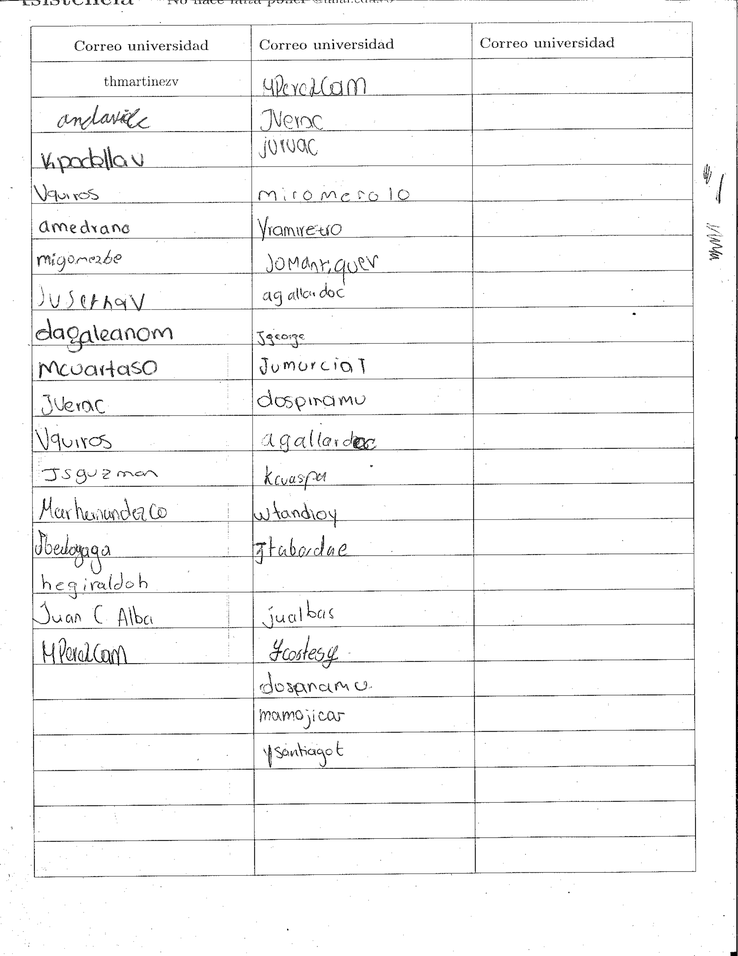
#> input picture Research/PaddleOCR/procesamientoImagen/Dato1.png, 738 x 956 px, shrunk from 2550 x 3301 before the run
$ python preprocessImagenPipeLine.py
#> lines starting #> are read from the running program, lines starting #| are printed output that depends on the picture; after the words box and inside, x2 and y2 are one past the last pixel; in counts of white or black regions, pixels touching at a corner belong together
"""
preprocessImagenPipeLine.py

"""

import cv2
import numpy as np
import matplotlib.pyplot as plt

def preprocess_for_ocr(image_path):
    """
    Aplica un pipeline de pre-procesamiento a una imagen para mejorar el rendimiento del OCR.
    """
#> called with image_path = 'Dato1.png'
    # 1. Cargar la imagen
    image = cv2.imread(image_path)
#> image is the input picture: shape (956, 738, 3); min 0, max 255, mean 246.1
    if image is None:
        print(f"Error: No se pudo cargar la imagen en {image_path}")
        return None

    # 2. Convertir a escala de grises
    gray = cv2.cvtColor(image, cv2.COLOR_BGR2GRAY)

    # 3. Binarización Adaptativa: Es el paso más importante para limpiar el fondo.
    #    - ADAPTIVE_THRESH_GAUSSIAN_C: El método de umbral.
    #    - THRESH_BINARY_INV: Invierte el resultado (texto en blanco, fondo en negro). Lo haremos así para facilitar la eliminación de líneas.
    #    - Block Size (e.g., 15): El tamaño del vecindario para calcular el umbral. Debe ser un número impar.
    #    - C (e.g., 11): Una constante que se resta de la media.
    binary_inv = cv2.adaptiveThreshold(
        gray,
        maxValue=255,
        adaptiveMethod=cv2.ADAPTIVE_THRESH_GAUSSIAN_C,
        thresholdType=cv2.THRESH_BINARY_INV,
        blockSize=15, # Ajustar según el tamaño del texto
        C=11         # Ajustar para afinar la detección
    )
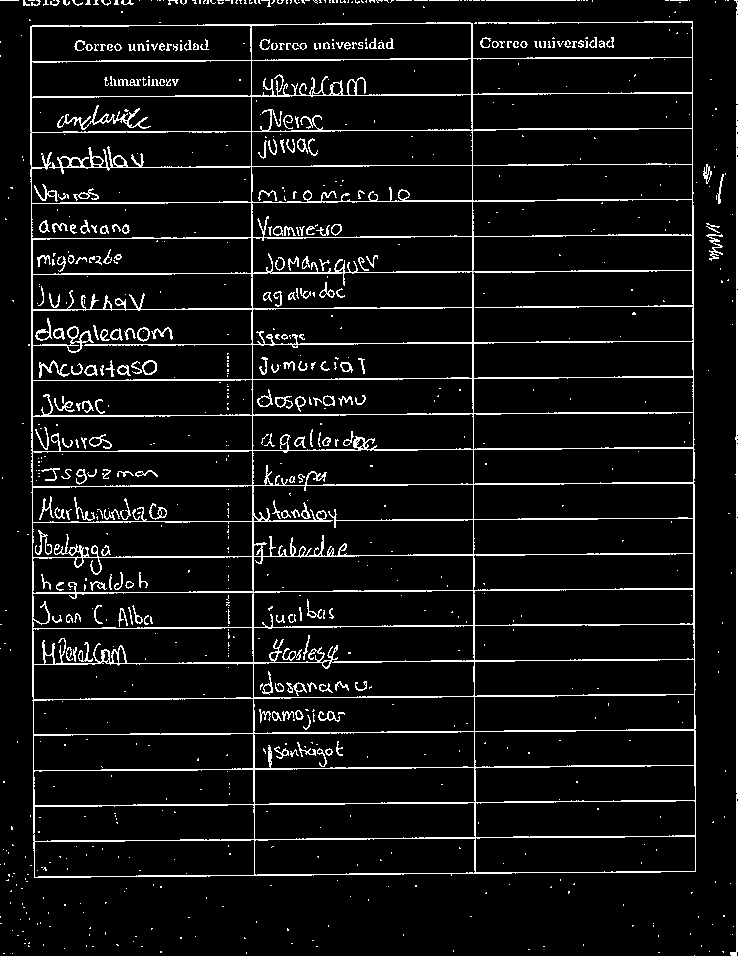
#> binary_inv: shape (956, 738); 7.2% white in thin lines or dots

    # 4. Eliminación de líneas de la tabla (Paso Avanzado pero muy útil)
    # Crear una copia para no modificar la imagen binarizada original
    no_lines = binary_inv.copy()

    # --- Eliminar líneas horizontales ---
    horizontal_kernel = cv2.getStructuringElement(cv2.MORPH_RECT, (25, 1)) # Kernel para detectar líneas horizontales
    detected_lines = cv2.morphologyEx(binary_inv, cv2.MORPH_OPEN, horizontal_kernel, iterations=2)
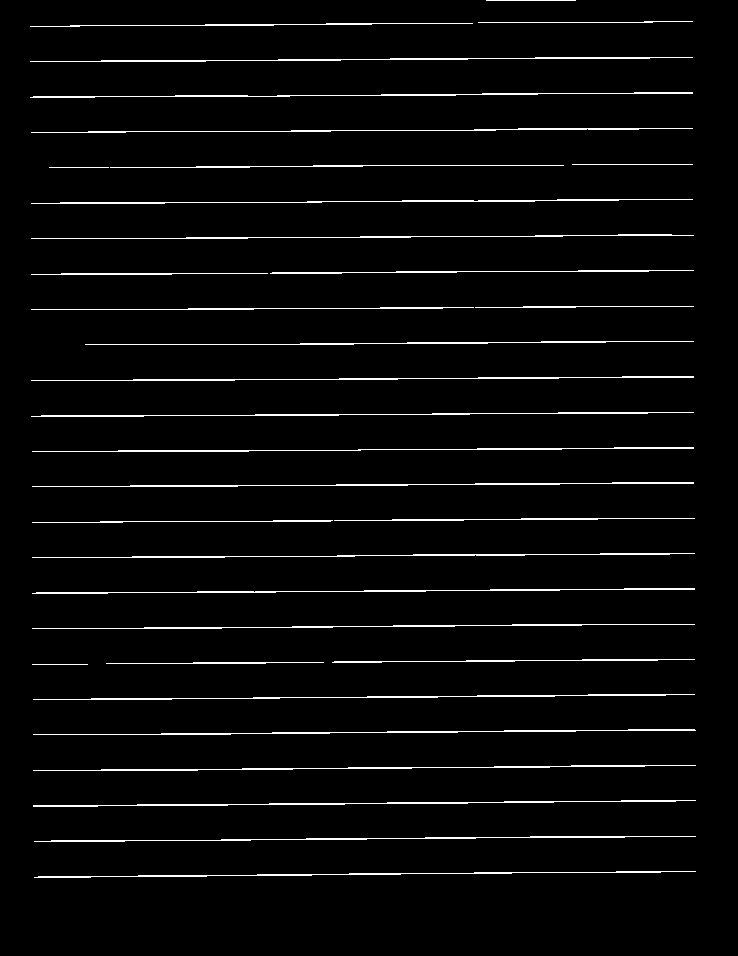
#> detected_lines: shape (956, 738); 3.3% white in thin lines or dots, all inside (x1, y1, x2, y2) = (30, 0, 696, 878)

    # Dilatar las líneas detectadas para asegurarse de que se borren por completo
    cnts = cv2.findContours(detected_lines, cv2.RETR_EXTERNAL, cv2.CHAIN_APPROX_SIMPLE)
#> cnts = 34 contours, 5 with area under 20; largest, box (x1, y1, x2, y2) and area: (33, 800, 696, 807) 418, (30, 57, 693, 62) 361, (32, 588, 695, 594) 352, (32, 482, 694, 487) 346, (33, 765, 696, 771) 342
    cnts = cnts[0] if len(cnts) == 2 else cnts[1]
    for c in cnts:
        cv2.drawContours(no_lines, [c], -1, (0,0,0), 3) # "Pintar" de negro sobre las líneas (recuerda que está invertida)
#> this loop made 34 passes
#> c on passes 7, 26, 28, 34: [[32, 664], [87, 664]], [[49, 167], [108, 167]], [[572, 164], [692, 164]], [[486, 0], [575, 0]]
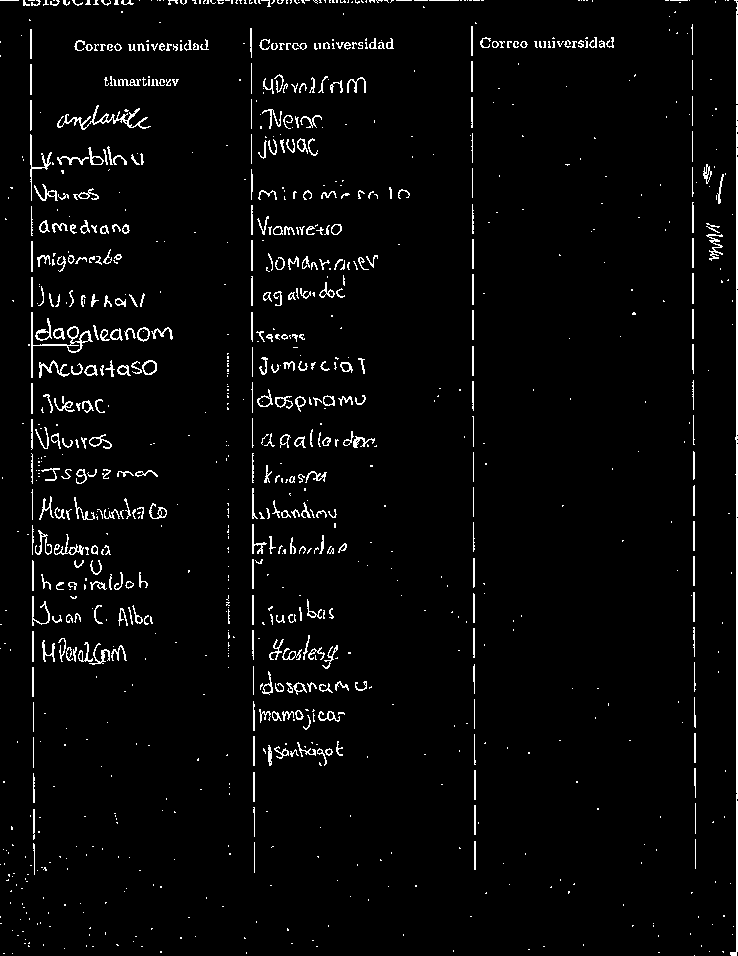
#> no_lines: shape (956, 738); 3.4% white in thin lines or dots

    # --- Eliminar líneas verticales ---
    vertical_kernel = cv2.getStructuringElement(cv2.MORPH_RECT, (1, 25)) # Kernel para detectar líneas verticales
#> vertical_kernel = 25 values from 1 to 1
    detected_lines = cv2.morphologyEx(binary_inv, cv2.MORPH_OPEN, vertical_kernel, iterations=2)
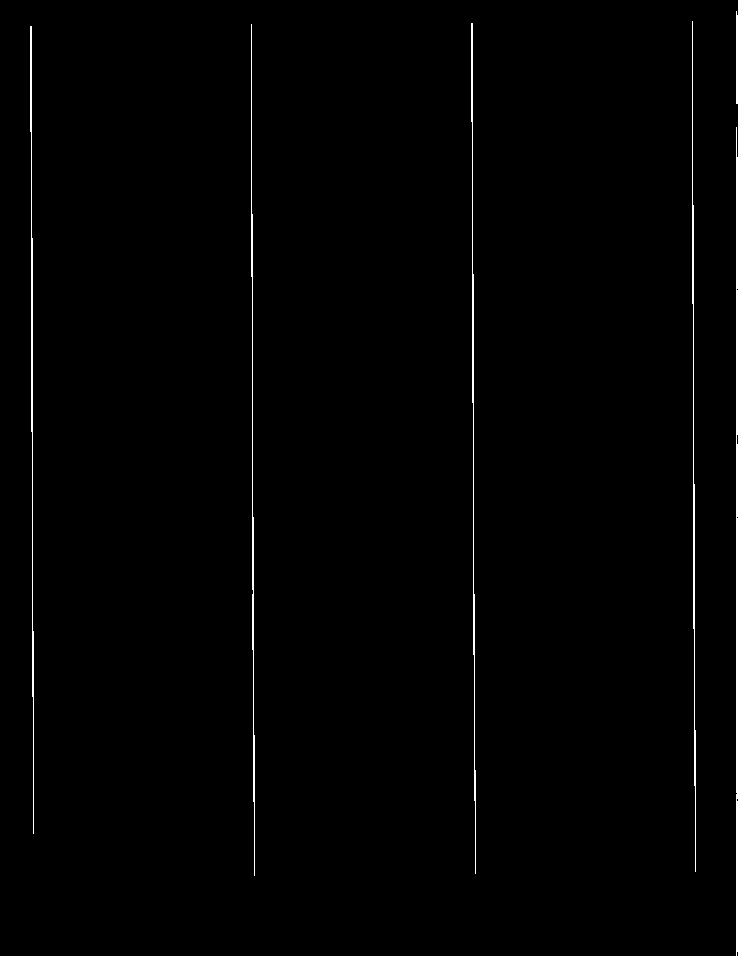
#> detected_lines: shape (956, 738); 0.91% white in thin lines or dots

    cnts = cv2.findContours(detected_lines, cv2.RETR_EXTERNAL, cv2.CHAIN_APPROX_SIMPLE)
#> cnts = 6 contours; box (x1, y1, x2, y2) and area: (736, 127, 738, 956) 781, (30, 26, 34, 834) 366, (471, 23, 476, 874) 320, (692, 21, 696, 872) 300, (251, 24, 255, 876) 259, (736, 11, 738, 104) 88
    cnts = cnts[0] if len(cnts) == 2 else cnts[1]
    for c in cnts:
        cv2.drawContours(no_lines, [c], -1, (0,0,0), 3)
#> this loop made 6 passes
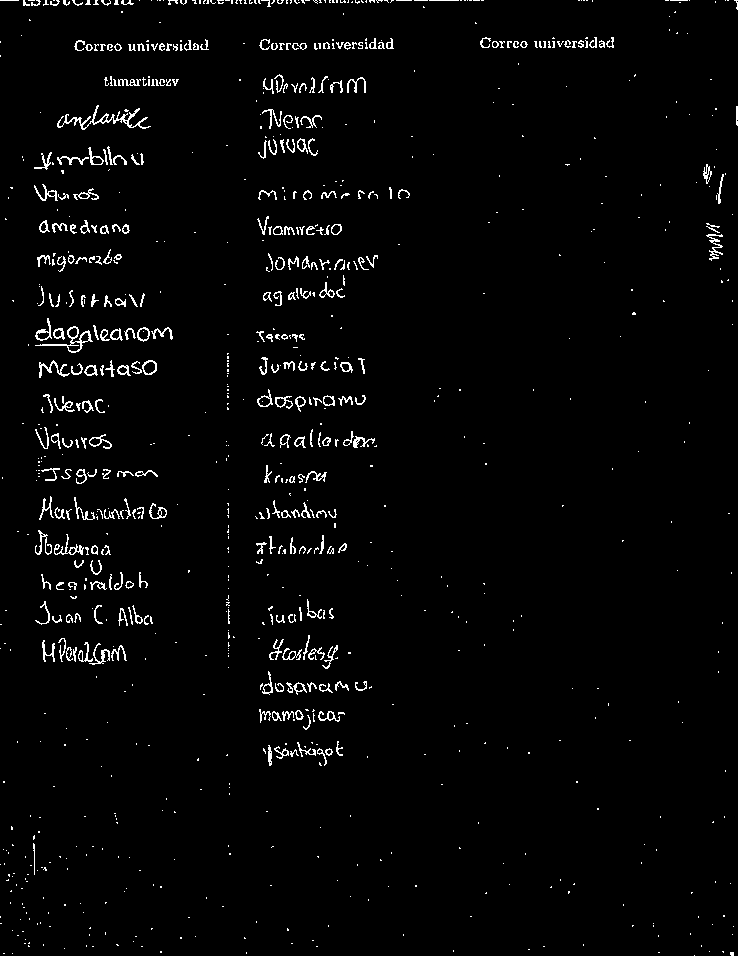
#> no_lines: shape (956, 738); 2.4% white in thin lines or dots

    # 5. Invertir la imagen de vuelta a texto negro sobre fondo blanco
    processed_image = cv2.bitwise_not(no_lines)
#> processed_image: shape (956, 738); 97.6% white; black in thin lines or dots

    # Opcional: Aplicar un filtro de mediana para eliminar el ruido restante
    processed_image = cv2.medianBlur(processed_image, 3)
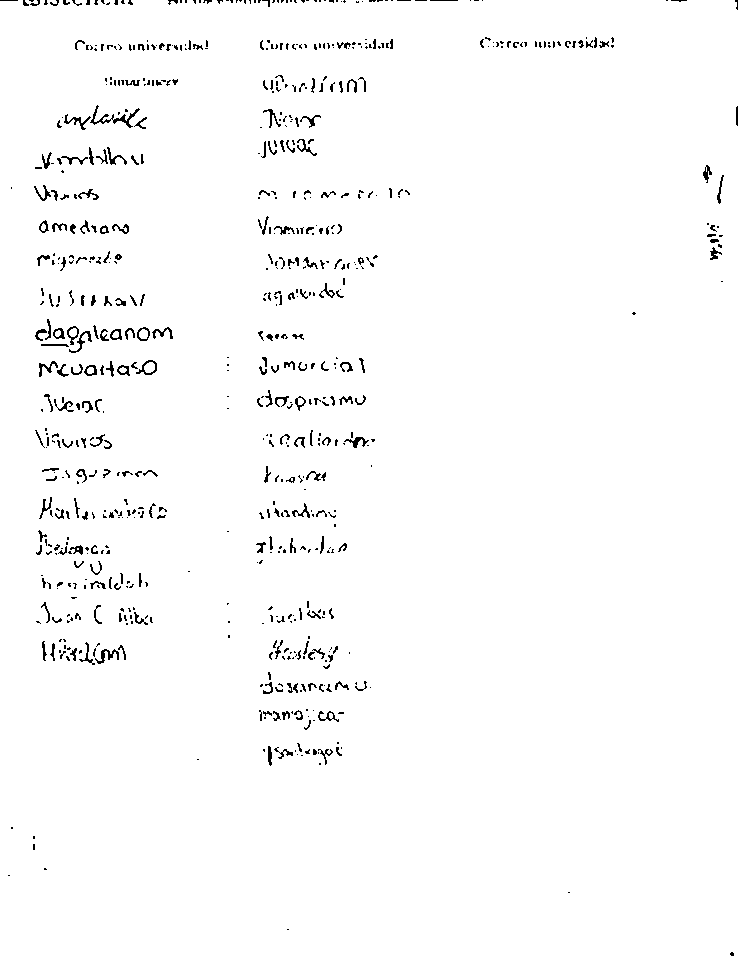
#> processed_image: shape (956, 738); 98.1% white; black in thin lines or dots

    return processed_image

# --- Uso del script ---
image_path = 'Dato1.png'
processed_image = preprocess_for_ocr(image_path)

cv2.imwrite("Dato1preprocess.png", processed_image)

if processed_image is not None:
    # Mostrar la imagen original vs la procesada para comparar
    original_image = cv2.imread(image_path)
    plt.figure(figsize=(15, 10))
    plt.subplot(1, 2, 1)
    plt.title('Original')
    plt.imshow(cv2.cvtColor(original_image, cv2.COLOR_BGR2RGB))
    plt.axis('off')

    plt.subplot(1, 2, 2)
    plt.title('Procesada para OCR')
    plt.imshow(processed_image, cmap='gray')
    plt.axis('off')
    plt.show()
